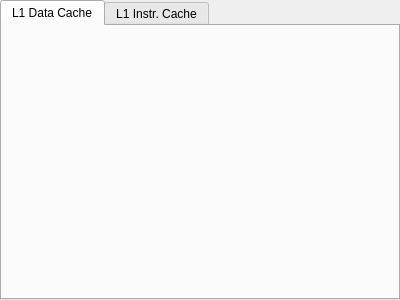
<?xml version="1.0" encoding="UTF-8"?>
<ui version="4.0">
 <class>Ripes::CacheTabWidget</class>
 <widget class="QWidget" name="Ripes::CacheTabWidget">
  <property name="geometry">
   <rect>
    <x>0</x>
    <y>0</y>
    <width>400</width>
    <height>300</height>
   </rect>
  </property>
  <property name="windowTitle">
   <string notr="true">Form</string>
  </property>
  <layout class="QGridLayout" name="gridLayout">
   <property name="leftMargin">
    <number>0</number>
   </property>
   <property name="topMargin">
    <number>0</number>
   </property>
   <property name="rightMargin">
    <number>0</number>
   </property>
   <property name="bottomMargin">
    <number>0</number>
   </property>
   <item row="0" column="0">
    <widget class="QTabWidget" name="tabWidget">
     <property name="currentIndex">
      <number>0</number>
     </property>
     <widget class="QWidget" name="tab">
      <attribute name="title">
       <string>L1 Data Cache</string>
      </attribute>
      <layout class="QGridLayout" name="gridLayout_2">
       <property name="leftMargin">
        <number>0</number>
       </property>
       <property name="topMargin">
        <number>0</number>
       </property>
       <property name="rightMargin">
        <number>0</number>
       </property>
       <property name="bottomMargin">
        <number>0</number>
       </property>
       <item row="0" column="0">
        <widget class="CacheWidget" name="dataCacheWidget" native="true"/>
       </item>
      </layout>
     </widget>
     <widget class="QWidget" name="tab_2">
      <attribute name="title">
       <string>L1 Instr. Cache</string>
      </attribute>
      <layout class="QGridLayout" name="gridLayout_3">
       <property name="leftMargin">
        <number>0</number>
       </property>
       <property name="topMargin">
        <number>0</number>
       </property>
       <property name="rightMargin">
        <number>0</number>
       </property>
       <property name="bottomMargin">
        <number>0</number>
       </property>
       <item row="0" column="0">
        <widget class="CacheWidget" name="instructionCacheWidget" native="true"/>
       </item>
      </layout>
     </widget>
    </widget>
   </item>
  </layout>
 </widget>
 <customwidgets>
  <customwidget>
   <class>CacheWidget</class>
   <extends>QWidget</extends>
   <header>cachesim/cachewidget.h</header>
   <container>1</container>
  </customwidget>
 </customwidgets>
 <resources/>
 <connections/>
</ui>
